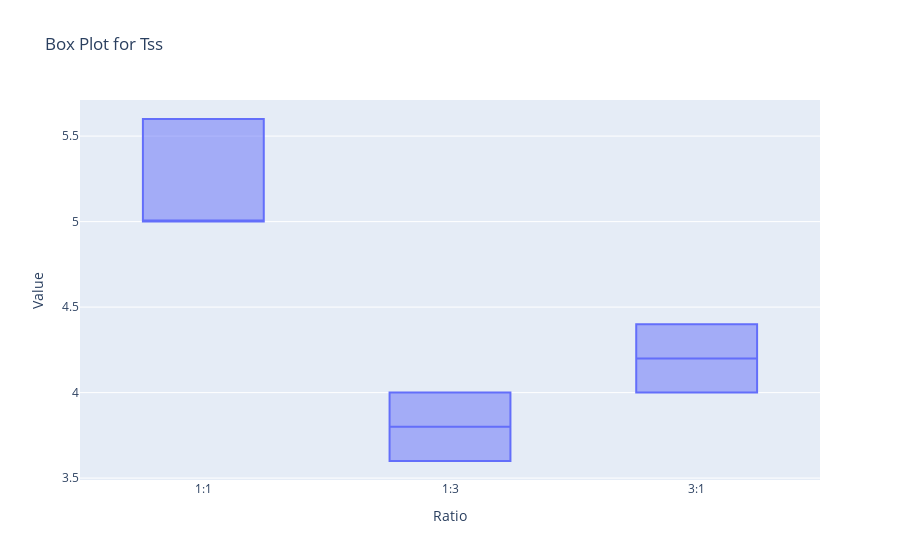

The code cell stored with this chart in its notebook:
### Markdown cell above
# Tss

### Code cell
#创建数据
data = {
    'Ratio': ['1:1', '1:3', '3:1'] * 6,
    'Value': [5, 4, 4.4, 5.6, 3.6, 4, 5, 3.8, 4.2, 5, 4, 4.4, 5.6, 3.6, 4, 5, 3.8, 4.2]
}

# 转换为 DataFrame
df = pd.DataFrame(data)

# 绘制箱线图
fig = px.box(df, x='Ratio', y='Value', title="Box Plot for Tss",
             labels={'Ratio': 'Ratio', 'Value': 'Value'})

# 显示图表
fig.show()

### Figure 1 — Plotly figure (JSON) as saved in the notebook; plotly's stock layout.template omitted (floating-point values rounded to 4 significant figures)
{"data": [{"alignmentgroup": "True", "hovertemplate": "Ratio=%{x}<br>Value=%{y}<extra></extra>", "legendgroup": "", "marker": {"color": "#636efa"}, "name": "", "notched": false, "offsetgroup": "", "orientation": "v", "showlegend": false, "type": "box", "x": ["1:1", "1:3", "3:1", "1:1", "1:3", "3:1", "1:1", "1:3", "3:1", "1:1", "1:3", "3:1", "1:1", "1:3", "3:1", "1:1", "1:3", "3:1"], "x0": " ", "xaxis": "x", "y": [5, 4, 4.4, 5.6, 3.6, 4, 5, 3.8, 4.2, 5, 4, 4.4, 5.6, 3.6, 4, 5, 3.8, 4.2], "y0": " ", "yaxis": "y"}], "layout": {"boxmode": "group", "legend": {"tracegroupgap": 0}, "title": {"text": "Box Plot for Tss"}, "xaxis": {"anchor": "y", "domain": [0, 1], "title": {"text": "Ratio"}}, "yaxis": {"anchor": "x", "domain": [0, 1], "title": {"text": "Value"}}}}
